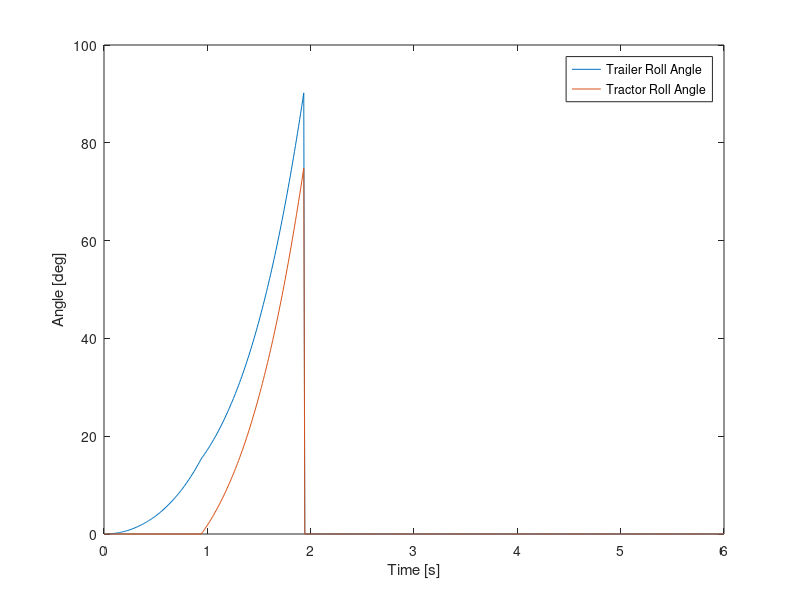

The MATLAB script that drew this image: (Note: this script raises an error after producing the figure.)
%% Axicle_Tractor_Rollover_Dyn_ETS_v1.m
% 7/15/21
% S. Krug
% Notes:
%
% 7/15/21 - Initial start
%

clear all
close all
clc
%% Time Series Parameters
sampling_freq_hz = 100; %hz
time_step_s = 1/sampling_freq_hz; % s
total_run_time_s = 6; % sec
time_s = linspace(0, total_run_time_s, sampling_freq_hz*total_run_time_s)';

%% Aero Calcs
%use allowable windspeed table as inputs for aero calculation?

%% Mass Properties
g_mps2 = 9.81;
slack_angle = 15; %angle in deg when tractor inertia is added on, and tractor plus trailer roll together at same rate.
%Tractor
TRAC_height_cg_m = 1.1;
TRAC_mass_kg = 6917;
TRAC_inertia_roll_kgm2 = 37500;
TRAC_trackwidth_m = 2.53;
TRAC_height_cp_m = 1.925;
TRAC_force_drag_N = 10000;
TRAC_force_weight_N = g_mps2*TRAC_mass_kg;

%Trailer
TRAIL_height_cg_m = 2.1;
TRAIL_mass_kg = 22142;
TRAIL_inertia_roll_kgm2 = 95000;
TRAIL_trackwidth_m = 2.53;
TRAIL_height_cp_m = 2.18;
TRAIL_force_drag_N = 122000;
TRAIL_force_weight_N = g_mps2*TRAIL_mass_kg;

%% Variables & Inputs
%Tractor
TRAC_d_cg_y_m_i = TRAC_height_cg_m;
TRAC_d_cg_x_m_i = TRAC_trackwidth_m/2;
TRAC_theta_cg_rad_i = atan(TRAC_d_cg_x_m_i/TRAC_d_cg_y_m_i);

TRAC_d_cp_y_m_i = TRAC_height_cp_m;
TRAC_d_cp_x_m_i = TRAC_trackwidth_m/2;
TRAC_theta_cp_rad_i = atan(TRAC_d_cp_x_m_i/TRAC_d_cp_y_m_i);

%Trailer
TRAIL_d_cg_y_m_i = TRAIL_height_cg_m;
TRAIL_d_cg_x_m_i = TRAIL_trackwidth_m/2;
TRAIL_theta_cg_rad_i = atan(TRAIL_d_cg_x_m_i/TRAIL_d_cg_y_m_i);

TRAIL_d_cp_y_m_i = TRAIL_height_cp_m;
TRAIL_d_cp_x_m_i = TRAIL_trackwidth_m/2;
TRAIL_theta_cp_rad_i = atan(TRAIL_d_cp_x_m_i/TRAIL_d_cp_y_m_i);

%Inertias
TRAC_r_cg_m = TRAC_d_cg_x_m_i/(sin(TRAC_theta_cg_rad_i));
TRAC_I_pat_kgm2 = TRAC_inertia_roll_kgm2 + TRAC_mass_kg*TRAC_r_cg_m^2; %use this inertia

TRAIL_r_cg_m = TRAC_d_cg_x_m_i/(sin(TRAC_theta_cg_rad_i));
TRAIL_I_pat_kgm2 = TRAIL_inertia_roll_kgm2 + TRAIL_mass_kg*TRAIL_r_cg_m^2; %use this inertia
%Radii to calculate d_cg_x_m and d_cp_y_m during dynamic motion
TRAC_r_cp_m = TRAC_d_cp_x_m_i/(sin(TRAC_theta_cp_rad_i));
TRAIL_r_cp_m = TRAIL_d_cp_x_m_i/(sin(TRAIL_theta_cp_rad_i));

%% Time Domain Dynamics
% Trailer initiates rollover motion typically, so calculate that one first,
% then that inertia/energy addds to tractor, which already had 'some' force
% on it from original aerodynamics

% Calculate new angle instance
% if XXXX_tq_nm <0, no tip acceleration

%calculate angles for cp and cg, then calculate global "reference" angle,
%i.e. trailer/trac angles

%initialize vars
TRAC_tq_nm = zeros(length(time_s),1);
TRAC_d_cg_x_m = zeros(length(time_s),1);
TRAC_d_cp_y_m = zeros(length(time_s),1);
TRAC_alpha_rps2 = zeros(length(time_s),1);
TRAC_omega_rps = zeros(length(time_s),1);
TRAC_theta_cg_rad = zeros(length(time_s),1);
TRAC_theta_cp_rad = zeros(length(time_s),1);
TRAC_theta_cg_rad(1) = TRAC_theta_cg_rad_i; %first angle is static angle
TRAC_theta_cp_rad(1) = TRAC_theta_cp_rad_i; %first angle is static angle
TRAC_roll_angle_rad = zeros(length(time_s),1);
TRAC_roll_angle_rad(1) = 0; %first angle is static angle

TRAIL_tq_nm = zeros(length(time_s),1);
TRAIL_d_cg_x_m = zeros(length(time_s),1);
TRAIL_d_cp_y_m = zeros(length(time_s),1);
TRAIL_alpha_rps2 = zeros(length(time_s),1);
TRAIL_omega_rps = zeros(length(time_s),1);
TRAIL_theta_cg_rad = zeros(length(time_s),1);
TRAIL_theta_cp_rad = zeros(length(time_s),1);
TRAIL_theta_cg_rad(1) = TRAIL_theta_cg_rad_i; %first angle is static angle
TRAIL_theta_cp_rad(1) = TRAIL_theta_cp_rad_i; %first angle is static angle
TRAIL_roll_angle_rad = zeros(length(time_s),1);
TRAIL_roll_angle_rad(1) = 0; %first angle is static angle

% trailer_counter = zeros(length(time_s),1);
trailer_counter = 1;
TT_omega_rps = zeros(length(time_s),1);
TOTAL_tq_nm = zeros(length(time_s),1);
TOTAL_alpha_rps2 = zeros(length(time_s),1);
TOTAL_omega_rps = zeros(length(time_s),1);
TOTAL_roll_angle_rad = zeros(length(time_s),1);

% Assumes trailer ALWAYS initiates rollover
for t = 1:length(time_s)-1
    
    dt = time_s(t+1) - time_s(t);
    
    if (TRAIL_roll_angle_rad(t)*57.29) < slack_angle %get the trailer up to speed first
        
        if t == 1
            TRAIL_tq_nm(t) = ((TRAIL_force_drag_N*TRAIL_d_cp_y_m_i)-(TRAIL_force_weight_N*TRAIL_d_cg_x_m_i));
            %TRAIL_tq_nm(t) = 0;
        else
            
            TRAC_tq_nm(t) = ((TRAC_force_drag_N*TRAC_d_cp_y_m_i)-(TRAC_force_weight_N*TRAC_d_cg_x_m_i)); %fill array with tractor net torque
            
            TRAIL_d_cg_x_m(t) = sin(TRAIL_theta_cg_rad(t))*TRAIL_r_cg_m; %new moment arm for new cg torque
            TRAIL_d_cp_y_m(t) = cos(TRAIL_theta_cp_rad(t))*TRAIL_r_cp_m; %new moment arm for cp torque
            TRAIL_tq_nm(t) = (TRAIL_force_drag_N*TRAIL_d_cp_y_m(t))-(TRAIL_force_weight_N*TRAIL_d_cg_x_m(t));
        end
        
        %check if tq is negative, reset to zero tq for acceleration
        if TRAIL_tq_nm(t) < 0
            TRAIL_tq_nm(t) = 0;
        end
        
        %Angular Acceleration
        TRAIL_alpha_rps2(t+1) = TRAIL_tq_nm(t)/TRAIL_I_pat_kgm2;
        %Angular Rate
        TRAIL_omega_rps(t+1) = TRAIL_omega_rps(t)+TRAIL_alpha_rps2(t+1)*dt;
        %Angle Change
        
        %     TRAIL_theta_cg_rad(t+1) = TRAIL_theta_cg_rad(t)+TRAIL_omega_rps(t+1)*dt;
        %     TRAIL_theta_cp_rad(t+1) = TRAIL_theta_cp_rad(t)+TRAIL_omega_rps(t+1)*dt;
        
        %Resolved roll angle assuming start = 0deg
        TRAIL_roll_angle_rad(t+1) = TRAIL_roll_angle_rad(t)+TRAIL_omega_rps(t+1)*dt;
        %new angles?
        TRAIL_theta_cg_rad(t+1) = TRAIL_theta_cg_rad(1) - TRAIL_roll_angle_rad(t+1); %angles are decreasing..?
        TRAIL_theta_cp_rad(t+1) = TRAIL_theta_cp_rad(1) - TRAIL_roll_angle_rad(t+1); %angles are decreasing..?
        
        
        
    else %add in inertias from trailer
        
        if trailer_counter == 1
            %conservation of angular momentum, add trailer + tractor
            %inertias together to get initial total rate L = I*omega
            momentum_initial = TRAIL_I_pat_kgm2*TRAIL_omega_rps(t);
            %TT_omega_rps = TRAIL_omega_rps; %add in previous rate built up by trailer initially
            TOTAL_I_kgm2 = TRAIL_I_pat_kgm2+TRAC_I_pat_kgm2;
            TOTAL_omega_rps(t) = momentum_initial/(TOTAL_I_kgm2); %assuming tractor "instantly" accelerates to the rate
            %imposed based on conservation of angular momentum. Trailer is
            %also traveling at this speed now, hence "total omega".
            %TRAIL_omega_rps(t) = TOTAL_omega_rps(t);
            transition_instance = t;
        end
        
        %         %initial net torque on tractor
        %         TRAC_tq_nm(t) = ((TRAC_force_drag_N*TRAC_d_cp_y_m_i)-(TRAC_force_weight_N*TRAC_d_cg_x_m_i));
        %
        % conservation of momentum calculation? energy transfer calc to get
        % intial rate?
        
        
        
        %Calculate individual components of moment arms
        TRAIL_d_cg_x_m(t) = sin(TRAIL_theta_cg_rad(t))*TRAIL_r_cg_m; %new moment arm for new cg torque
        TRAIL_d_cp_y_m(t) = cos(TRAIL_theta_cp_rad(t))*TRAIL_r_cp_m; %new moment arm for cp torque
        TRAC_d_cg_x_m(t) = sin(TRAC_theta_cg_rad(t))*TRAC_r_cg_m; %new moment arm for new cg torque
        TRAC_d_cp_y_m(t) = cos(TRAC_theta_cp_rad(t))*TRAC_r_cp_m; %new moment arm for cp torque
        %TRAIL_tq_nm(t) = (TRAIL_force_drag_N*TRAIL_d_cp_y_m(t))-(TRAIL_force_weight_N*TRAIL_d_cg_x_m(t));
        %Calculate individual components of torque w/ updated moment arms.
        TOTAL_tq_nm(t) = (TRAIL_force_drag_N*TRAIL_d_cp_y_m(t))-(TRAIL_force_weight_N*TRAIL_d_cg_x_m(t))+...
            (TRAC_force_drag_N*TRAC_d_cp_y_m(t))-(TRAC_force_weight_N*TRAC_d_cg_x_m(t));
        
        
        %Angular Acceleration
        TOTAL_alpha_rps2(t+1) = TOTAL_tq_nm(t)/TOTAL_I_kgm2;
        %Angular Rate
        TOTAL_omega_rps(t+1) = TOTAL_omega_rps(t)+TOTAL_alpha_rps2(t+1)*dt;
        
        %Resolved roll angle assuming start = 0deg. This angle will keep
        %increasing from zero
        TRAC_roll_angle_rad(t+1) = TRAC_roll_angle_rad(t)+TOTAL_omega_rps(t+1)*dt;
        %new angles; take previous angle value once this part of the loop started and subtract the new delta
        %angle created based on the total angle change with total inertia
        %and torque
        
        TRAIL_theta_cg_rad(t+1) = TRAIL_theta_cg_rad(transition_instance) - TRAC_roll_angle_rad(t+1);
        TRAIL_theta_cp_rad(t+1) = TRAIL_theta_cp_rad(transition_instance) - TRAC_roll_angle_rad(t+1);
        TRAC_theta_cg_rad(t+1) = TRAC_theta_cg_rad(transition_instance) - TRAC_roll_angle_rad(t+1);
        TRAC_theta_cp_rad(t+1) = TRAC_theta_cp_rad(transition_instance) - TRAC_roll_angle_rad(t+1);
        
        TRAIL_roll_angle_rad(t+1) = TRAIL_roll_angle_rad(transition_instance) + TRAC_roll_angle_rad(t+1);
        
        if (TRAIL_roll_angle_rad(t+1)*57.29) > 90
            break
        end
        trailer_counter = trailer_counter+1;
        
    end
end




figure(10)
plot(time_s,TRAIL_roll_angle_rad*57.29, time_s, TRAC_roll_angle_rad*57.29)
legend({'Trailer Roll Angle','Tractor Roll Angle'})
ylabel('Angle [deg]')
xlabel('Time [s]')
Plotter(1)
% figure(1)
% subplot(3,1,3)
% plot(time_s,TRAIL_roll_angle_rad*57.29)
% legend({'Roll Angle'})
% ylabel('Angle [deg]')
% xlabel('Time [s]')
% Plotter(1)
% % figure(5)
% % plot(time_s,TRAIL_force_drag_N*TRAIL_d_cp_y_m, time_s, -TRAIL_force_weight_N*TRAIL_d_cg_x_m)
% % legend({'aero moment','weight moment'})
% subplot(3,1,2)
% plot(time_s,TRAIL_omega_rps*57.29)
% legend({'Roll Rate'})
% ylabel('Rate [deg/s]')
% xlabel('Time [s]')
% Plotter(1)
%
% subplot(3,1,1)
% plot(time_s,TRAIL_alpha_rps2*57.29)
% legend({'Roll Accel'})
% ylabel('Accel [deg/s^2]')
% xlabel('Time [s]')
% Plotter(1)


% figure(5)
% plot(time_s,TRAIL_d_cp_y_m, time_s, TRAIL_d_cg_x_m)
% legend({'cp vertical moment arm','cg lateral moment arm'})
%
% figure(2)
% plot(time_s, TRAIL_tq_nm)
% legend({'net torque'})
% Plotter(1)
%
% figure(6)
% plot(time_s,TRAIL_force_drag_N*TRAIL_d_cp_y_m-TRAIL_force_weight_N*TRAIL_d_cg_x_m)
% legend({'net torque, calc"d'})
% Plotter(1)
% figure(3)
% plot(time_s, TRAC_d_cp_y_m)
% Plotter(1)
%
% figure(4)
% plot(time_s, TRAC_d_cg_x_m)
% Plotter(1)



% new angles after acceleration
%TRAC_d_cg_y_m_i = TRAC_height_cg_m;
%TRAC_d_cg_x_m_i = TRAC_trackwidth_m/2;
%TRAC_theta_cg_deg_i = arctan(TRAC_d_cg_x_m_i/TRAC_d_cg_y_m_i);


%TRAC_d_cp_y_m_i = TRAC_height_cp_m;
%TRAC_d_cp_x_m_i = TRAC_trackwidth_m/2;
%TRAC_theta_cp_deg_i = arctan(TRAC_d_cp_x_m_i/TRAC_d_cp_y_m_i);

% end for loop
